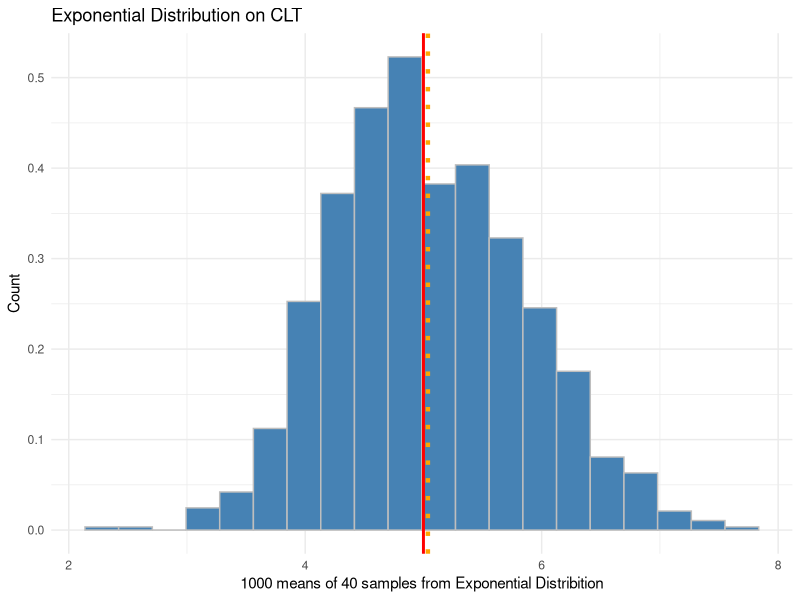
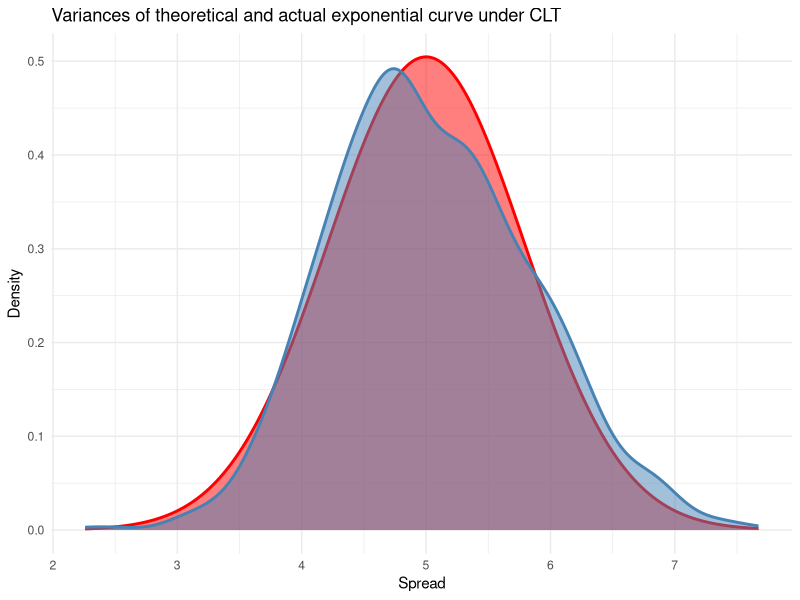
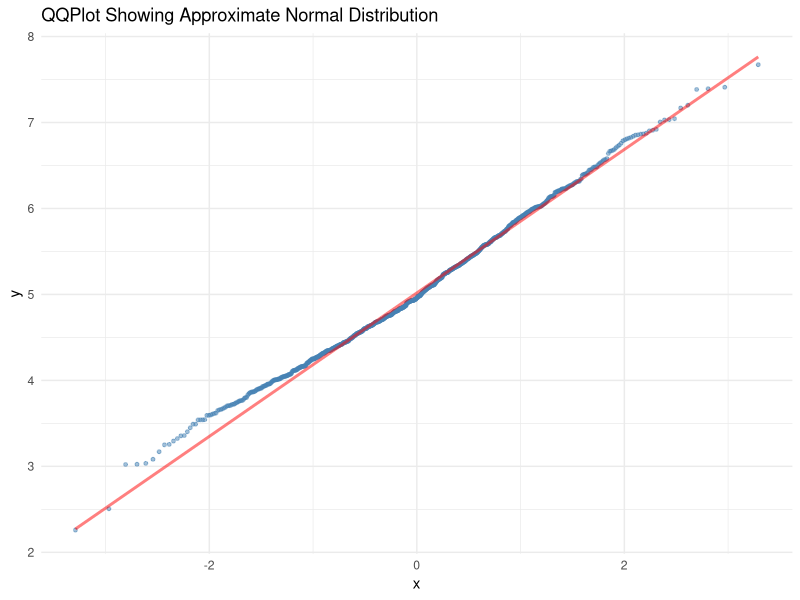
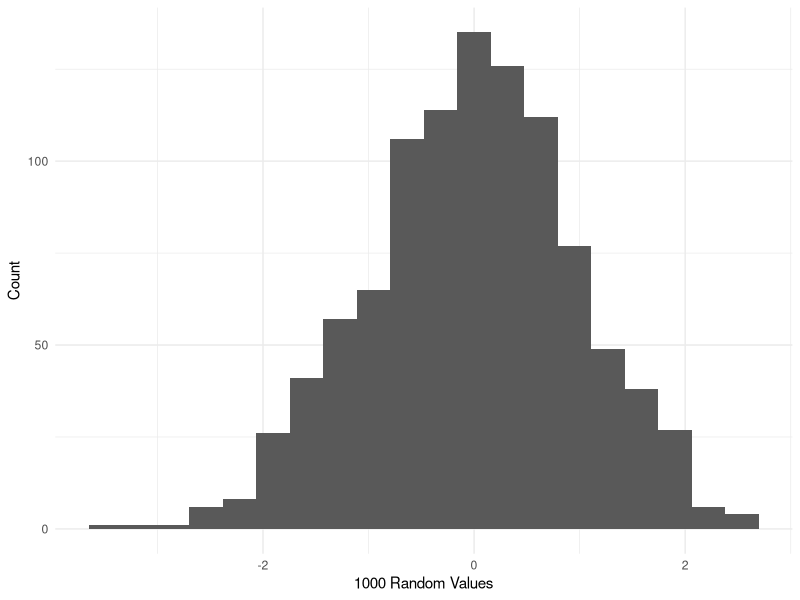
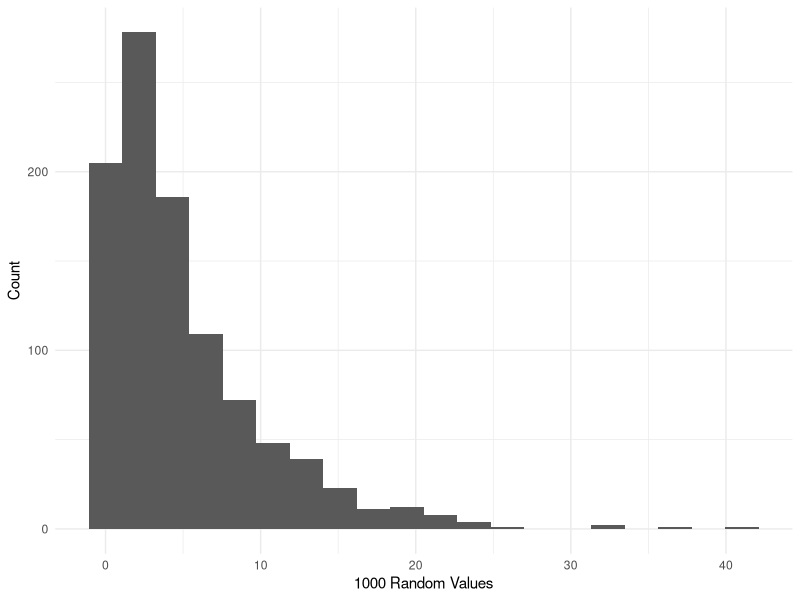

These charts were generated, in order, by the following R code:
## ---- chunk 1
library(ggplot2)
library(gridExtra)
## ---- chunk 2
theo <- 1 / 0.2 
cat('Theoretical mean: ', theo, '\nTheoretical standard deviation: ', theo)
## ---- chunk 3
set.seed(40000)
means <- NULL
for (i in 1:1000) means[i] <- mean(rexp(40, 0.2))
ggplot() + 
  geom_histogram(aes(x = means, y = ..density..), 
                 bins = 20, col = 'grey', fill = 'steelblue') + 
  labs(x = '1000 means of 40 samples from Exponential Distribition', 
       y = 'Count', title = 'Exponential Distribution on CLT') +
  geom_vline(xintercept = theo, color = 'red', size = 1) +
  geom_vline(xintercept = mean(means), color = 'orange', 
             size = 1.5, linetype = 'dotted') + 
  theme_minimal()
## ---- chunk 4
theo_var <- (1 / 0.2) ^ 2 / 40
act_var <- var(means)
cat('Actual variance: ', act_var, '\ntheoretical variance', theo_var)
## ---- chunk 5
xnorm <- seq(min(means), max(means), length = 1000)
ynorm <- dnorm(xnorm, mean = 5, sd = 1/0.2/sqrt(40))
ggplot() + 
  geom_area(aes(x = xnorm, y = ynorm), size = 1, col = 'red', 
            fill = 'red', alpha = 0.5) + 
  geom_density(aes(x = means), size = 1, col = 'steelblue', fill = 'steelblue', 
               alpha = 0.5) + 
  theme_minimal() +
  labs(x = 'Spread', y = 'Density', 
       title = 'Variances of theoretical and actual exponential curve under CLT')
## ---- chunk 6
ggplot() + 
  stat_qq(aes(sample = means), col = 'steelblue', size = 1, alpha = 0.5) + 
  stat_qq_line(aes(sample = means), col = 'red', size = 1, alpha = 0.5) +
  labs(title = 'QQPlot Showing Approximate Normal Distribution') + 
  theme_minimal()
## ---- chunk 7
set.seed(1000)
ggplot() + geom_histogram(aes(rnorm(1000)), bins = 20) + labs(x = '1000 Random Values', y = 'Count') + theme_minimal()
## ---- chunk 8
set.seed(1000)
ggplot() + geom_histogram(aes(rexp(1000, 0.2)), bins = 20) + labs(x = '1000 Random Values', y = 'Count') + theme_minimal()
